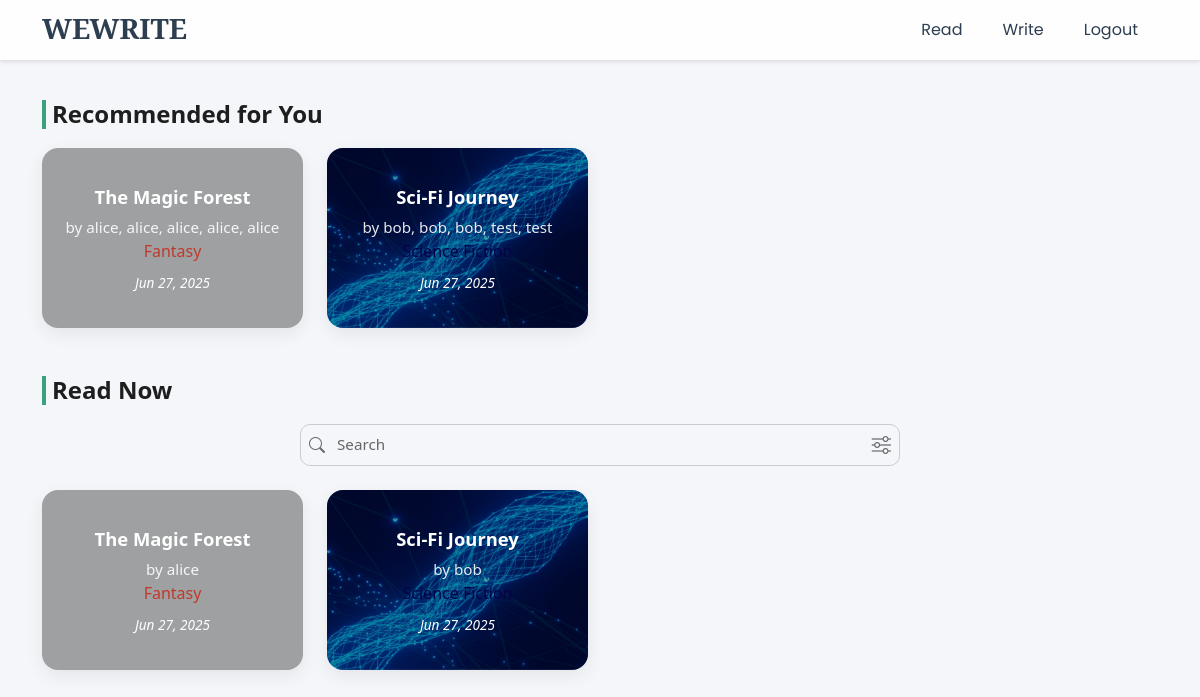
The app's page /read/ (signed in), older data.
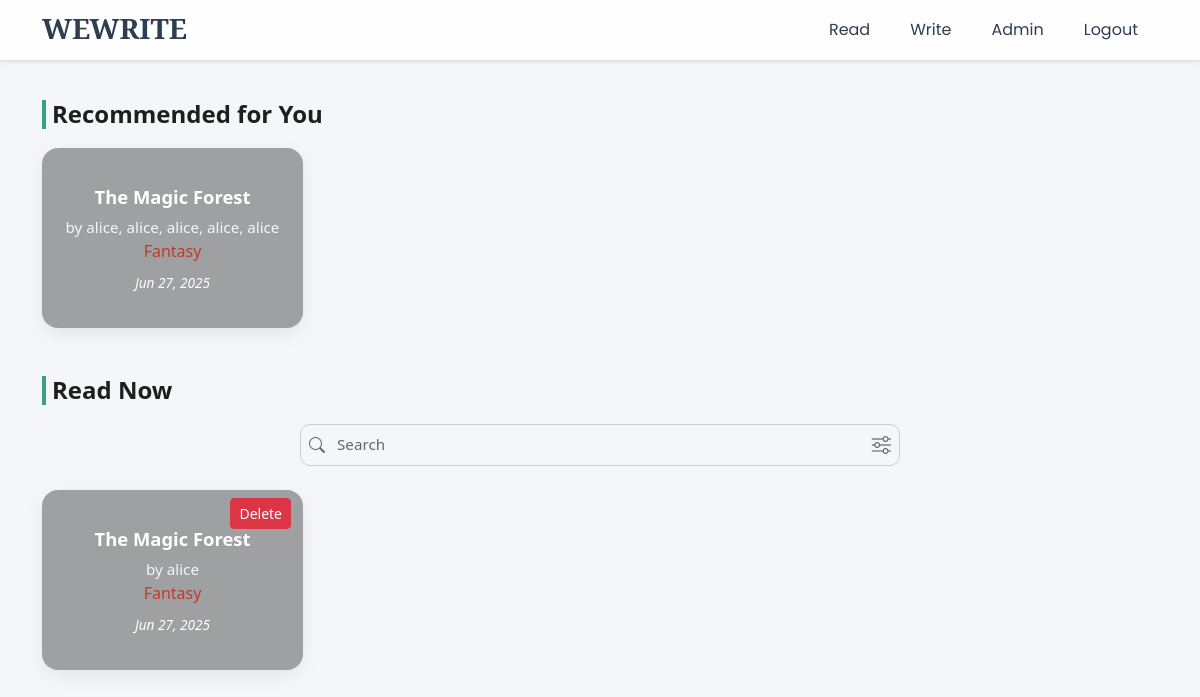
The same page, newer data.
### story/models.py (models this page shows, shortened)
class Story(models.Model):
    GENRE_CHOICES = [
        (1, 'Fiction'),
        (2, 'Science Fiction'),
        (3, 'Historical Fiction'),
        (4, 'Mystery'),
        (5, 'Fantasy'),
        (6, 'Romance'),
    ]
    STATUS_CHOICES = [
        (1, 'pending'),
        (2, 'published'),
    ]
    user = models.ForeignKey(CustomUser, on_delete=models.CASCADE)
    started_date = models.DateField(default='2000-01-01', null=True, blank=True)
    title = models.TextField(max_length=250, null=True, blank=True)
    genre = models.ForeignKey(Genre, on_delete=models.CASCADE)
    main_character = models.TextField(max_length=250, null=True, blank=True)
    time_setting = models.TextField(max_length=250, null=True, blank=True)
    suggested_keyword = models.TextField(max_length=250, null=True, blank=True)
    exposition_summary = models.TextField(max_length=10000, null=True, blank=True)
    status = models.IntegerField(choices=STATUS_CHOICES, default=1)

class Genre(models.Model):
    name = models.TextField(max_length=250, null=False)
    is_active = models.BooleanField(default=True)

### suhyun_nlp/views.py (the view)
# urls.py: path('read/', views.to_read, name='to-read'),
@login_required
def to_read(request):
    from pathlib import Path
    import os, pickle
    from numpy import dot
    from numpy.linalg import norm
    curr_user = request.user
    isAdmin = curr_user.is_staff
    username = curr_user.username
    all_storys = Story.objects.all().order_by('started_date')
    accepted_stages = list(Stage.objects.filter(status=3).order_by('pk'))
    all_stories = []
    for story in all_storys:
        accepted_for_story = [s for s in accepted_stages if s.story_id == story.id]
        if len(accepted_for_story) == 5:
            all_stories.append(story)
    story_list = all_stories
    all_stages = list(Stage.objects.all().order_by('pk'))
    story_author_list = []
    for story in story_list:
        curr_story_author_list = []
        for stage in all_stages:
            if stage.story == story:
                author_display_name = stage.user.name or stage.user.username
                curr_story_author_list.append(author_display_name)
        story_author_list.append(", ".join(curr_story_author_list))
    story_pk_list = [story.pk for story in story_list]
    story_genre_list = [story.genre for story in story_list]
    story_title_list = [story.title for story in story_list]
    story_tuple_list = []
    for i in range(len(story_list)):
        story_tuple_list.append((story_list[i], story_author_list[i], story_pk_list[i], story_genre_list[i], story_title_list[i]))
    BASE_DIR = Path(__file__).resolve().parent.parent
    picklefile_name = os.path.join(BASE_DIR, 'static', 'pickle', f'{curr_user.pk}.pickle')
    if os.path.isfile(picklefile_name):
        with open(picklefile_name, 'rb') as f:
            user_history_dict = pickle.load(f)
    else:
        user_history_dict = {
            'genre_pk_list': [],
            'genre_cnt_list': []
        }
    all_genres = Genre.objects.all().order_by('pk')
    all_genres_pk_list = [genre.pk for genre in all_genres]
    genre_vector_list = []
    for idx in range(len(all_genres)):
        vector = [0] * len(all_genres)
        vector[idx] = 1
        genre_vector_list.append(vector)
    user_vector = [0] * len(all_genres)
    for idx, gpk in enumerate(user_history_dict['genre_pk_list']):
        if gpk in all_genres_pk_list:
            genre_idx = all_genres_pk_list.index(gpk)
            user_vector[genre_idx] += user_history_dict['genre_cnt_list'][idx]
    all_story_vector_list = []
    all_story_genre_pk_list = [story.genre.pk for story in all_stories]
    for pk in all_story_genre_pk_list:
        idx = all_genres_pk_list.index(pk)
        all_story_vector_list.append(genre_vector_list[idx])
    def cosine_similarity(vec1, vec2):
        return dot(vec1, vec2) / (norm(vec1) * norm(vec2)) if norm(vec1) > 0 and norm(vec2) > 0 else 0.0
    all_story_similarity_list = [cosine_similarity(user_vector, sv) for sv in all_story_vector_list]
    all_story_tuple_list = list(zip(all_stories, all_story_similarity_list))
    sorted_data = sorted(all_story_tuple_list, key=lambda x: x[1], reverse=True)
    recommended_story_list = [s[0] for s in sorted_data[:4]]
    recommended_story_tuple_list = []
    for story in recommended_story_list:
        authors = []
        for stage in all_stages:
            if stage.story == story:
                name = stage.user.name or stage.user.username
                short_name = name.split('@')[0]
                authors.append(short_name)
        genre_slug = story.genre.name.lower().replace(' ', '')
        recommended_story_tuple_list.append((
            story, ", ".join(authors), story.pk, story.genre, story.title, genre_slug
        ))
    formatted_list = []
    for story, author, pk, genre, title in story_tuple_list:
        username = author.split('@')[0]
        genre_slug = genre.name.lower().replace(" ", "")
        formatted_list.append((story, username, pk, genre, title, genre_slug))
    context = {
        'username': username,
        'isLogin': True,
        'isAdmin': isAdmin,
        "story_tuple_list": formatted_list,
        'recommended_story_tuple_list': recommended_story_tuple_list,
        'story_list': story_list,
        'story_exposition_list': story_author_list,
        'story_pk_list': story_pk_list,
        'story_genre_list': story_genre_list,
        'story_title_list': story_title_list,
        'all_genres': all_genres
    }
    return render(request, 'read.html', context)

### suhyun_nlp/templates/read.html (shortened to what this page needs)
{% extends 'header.html' %}
{% block read %}
{% load static %}
<link href="https://cdn.jsdelivr.net/npm/bootstrap@5.3.0/dist/css/bootstrap.min.css" rel="stylesheet">
<div class="container supermt-5">
  <h4 class="mt-3">Recommended for You</h4>
  <div class="row row-cols-1 row-cols-sm-2 row-cols-md-4 g-4">
    {% for story, author, pk, genre, title, genre_slug in recommended_story_tuple_list %}
    <div class="col">
      <a href="/detail/{{ pk }}/">
        <div class="genre-card"
          style="background-image: url('../static/img/{{ genre_slug | lower }}.png');
                 background-size: cover; background-position: center;">
          <div class="card-title">{{ title|title }}</div>
          <div class="card-author">by {{ author }}</div>
          <div class="card-genre genre-{{ genre_slug }}">{{ genre.name }}</div>
          <div class="card-date">{{ story.started_date|date:"M d, Y" }}</div>
        </div>
      </a>
    </div>
    {% endfor %}
  </div>
<h4 class="mt-5">Read Now</h4>
<div class="d-flex align-items-center justify-content-center mb-4">
<div class="search-container d-flex align-items-center px-2 py-1" style="width: 100%; max-width: 600px; border: 1.5px solid #ccc; border-radius: 10px; height: 42px;">
    <i class="bi bi-search me-2"></i>
    <input type="text" id="searchInput"
      class="form-control border-0 shadow-none bg-transparent p-0 ps-1"
      placeholder="Search"
      style="margin-top: 24px; font-size: 0.95rem; line-height: 1.2rem;">
    <div class="dropdown">
      <button class="btn border-0 bg-transparent p-0 ms-2" type="button" id="genreDropdown" data-bs-toggle="dropdown" aria-expanded="false">
        <i class="bi bi-sliders" style="font-size: 1.2rem;"></i>
      </button>
    </div>
  </div>
</div>
  <div class="row row-cols-1 row-cols-sm-2 row-cols-md-4 g-4 mb-5" id="readNowList">
    {% for story, author, pk, genre, title, genre_slug in story_tuple_list %}
    <div class="col genre-{{ genre_slug }}">
      <div class="genre-card"
        style="background-image: url('../static/img/{{ genre_slug|lower }}.png');
               background-size: cover; background-position: center;">
        {% if isAdmin %}
        <form method="POST" action="{% url 'delete_story' pk=pk %}" class="delete-btn-form">
          <button type="submit" class="btn btn-sm btn-danger" onclick="return confirm('Delete this story?')">Delete</button>
        </form>
        {% endif %}
        <a href="/detail/{{ pk }}/">
          <div class="card-title">{{ title|title }}</div>
          <div class="card-author">by {{ author }}</div>
          <div class="card-genre genre-{{ genre_slug }}">{{ genre.name }}</div>
          <div class="card-date">{{ story.started_date|date:"M d, Y" }}</div>
        </a>
      </div>
    </div>
    {% endfor %}
  </div>
</div>
{% endblock %}

### suhyun_nlp/templates/header.html (shortened to what this page needs)
<!DOCTYPE html>
<html lang="en">
<head>
  {% load static %}
  <link rel="stylesheet" href="https://cdn.jsdelivr.net/npm/bootstrap-icons@1.11.3/font/bootstrap-icons.min.css">
  <link href="{% static 'vendor/aos/aos.css' %}" rel="stylesheet">
  <link href="{% static 'vendor/bootstrap/css/bootstrap.min.css' %}" rel="stylesheet">
  <link href="{% static 'vendor/bootstrap-icons/bootstrap-icons.css' %}" rel="stylesheet">
  <link href="{% static 'vendor/boxicons/css/boxicons.min.css' %}" rel="stylesheet">
  <link href="{% static 'vendor/glightbox/css/glightbox.min.css' %}" rel="stylesheet">
  <link href="{% static 'css/styles.css' %}" rel="stylesheet">
</head>
<body>
        <header id="header" class="fixed-top d-flex align-items-center">
    <div class="container d-flex justify-content-between">
      <div class="logo">
        <h1><a href="{% url 'to-index' %}">WeWrite</a></h1>
      </div>
      <nav id="navbar" class="navbar">
        <ul>
          {% if isLogin %}
          <li><a class="nav-link scrollto" href="{% url 'to-read' %}">Read</a></li>
          <li><a class="nav-link scrollto" href="{% url 'to-main' %}">Write</a></li>
          {% endif %}
          {% if isAdmin %}
          <li><a class="nav-link scrollto" href="{% url 'to-genremanagement' %}">Admin</a></li>
          {% endif %}
          {% if isLogin %}
            <li><a class="nav-link scrollto" href="{% url 'to-logout' %}">Logout</a></li>
          {% else %}
            <li><a class="nav-link scrollto" href="{% url 'to-login' %}">Login</a></li>
          {% endif %}
        </ul>
      </nav>
    </div>
  </header>
<body>
{% block read %}
{% endblock %}
</body>
</html>

### static/css/styles.css (style rules this page uses)
#header { background: rgba(255, 255, 255, 0.9); box-shadow: 0 2px 4px rgba(0, 0, 0, 0.1); transition: all 0.3s; z-index: 999; }
#header .logo h1 a { font-family: 'Cormorant Garamond', serif; font-size: 28px; color: #2c3e50; font-weight: bold; text-transform: uppercase; text-decoration: none; }
#header .navbar { margin: 0; }
#header .navbar ul { list-style: none; margin: 0; padding: 0; display: flex; align-items: center; }
#header .navbar li { position: relative; }
#header .navbar a { font-family: 'Poppins', sans-serif; font-size: 16px; color: #2c3e50; padding: 10px 20px; text-decoration: none; transition: color 0.3s ease-in-out; }

### suhyun_nlp/templates/read.html (style rules this page uses)
body { background-color: #f4f6f9; font-family: 'Segoe UI', sans-serif; }
.supermt-5 { margin-top: 100px; }
h4 { font-weight: 800; font-size: 1.5rem; color: #1e1e1e; margin-bottom: 1.2rem; padding-left: 6px; border-left: 4px solid #3aa17e; }
.genre-card { position: relative; border-radius: 16px; padding: 20px; height: 180px; transition: all 0.3s ease; display: flex; flex-direction: column; justify-content: center; text-align: center; box-shadow: 0 6px 18px rgba(0, 0, 0, 0.07); overflow: hidden; color: #1e1e1e; }
.genre-card::before { content: ''; position: absolute; inset: 0; background: rgba(0, 0, 0, 0.35); z-index: 0; }
.genre-card > * { z-index: 10; position: relative; }
.card-title, .card-author, .card-genre, .card-date { color: white; }
.card-title { font-size: 1.15rem; font-weight: 700; margin-bottom: 6px; }
.card-author { font-size: 0.95rem; opacity: 0.9; }
.card-date { font-size: 0.85rem; margin-top: 10px; font-style: italic; }
.genre-fantasy { color: #c0392b !important; }
a { text-decoration: none; }
#searchInput { border-radius: 25px; padding: 12px 20px; font-size: 1rem; border: 1px solid #ccc; margin-top: 12px; margin-bottom: 24px; }
.delete-btn-form { position: absolute; top: 8px; right: 12px; z-index: 20; }
.search-container input::placeholder { color: #666; font-weight: 500; }
.search-container i.bi-search, .search-container i.bi-sliders { color: #666; }

Row changes from the older to the newer data that the page shows:
removed Story: shows a picture, title "Sci-Fi Journey", author "bob, bob, bob, test, test", name "Science Fiction", started_date "Jun 27, 2025", author "bob"
shown differently, row unchanged: Story "The Magic Forest": now shows "Delete"
Text that changed along with them:
text now shown: "Admin"
